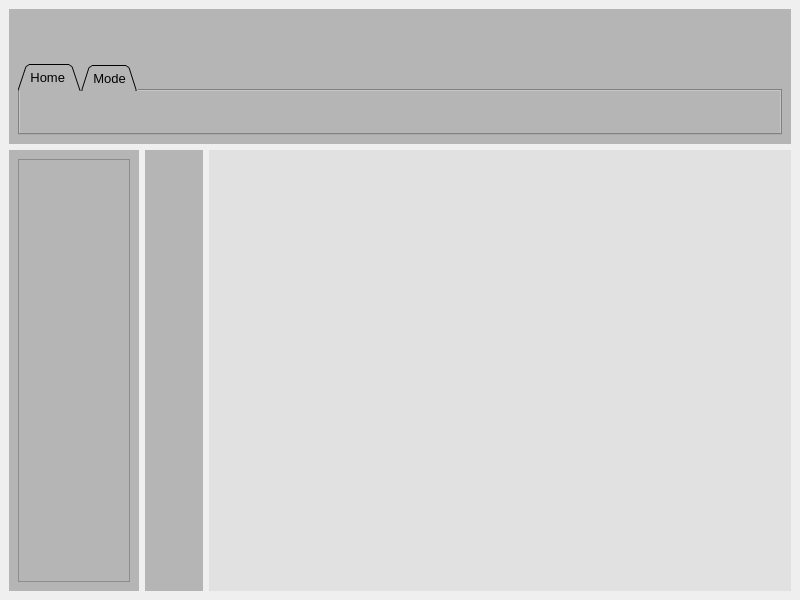
<?xml version="1.0" encoding="UTF-8"?>
<ui version="4.0">
 <class>MainWindow</class>
 <widget class="QMainWindow" name="MainWindow">
  <property name="geometry">
   <rect>
    <x>0</x>
    <y>0</y>
    <width>800</width>
    <height>600</height>
   </rect>
  </property>
  <property name="windowTitle">
   <string>MainWindow</string>
  </property>
  <widget class="QWidget" name="centralwidget">
   <layout class="QVBoxLayout" name="verticalLayout_8">
    <item>
     <layout class="QVBoxLayout" name="verticalLayout_7">
      <item>
       <widget class="QWidget" name="topmenu_container" native="true">
        <property name="sizePolicy">
         <sizepolicy hsizetype="Expanding" vsizetype="Preferred">
          <horstretch>0</horstretch>
          <verstretch>0</verstretch>
         </sizepolicy>
        </property>
        <property name="styleSheet">
         <string notr="true">background-color: rgb(181, 181, 181);</string>
        </property>
        <layout class="QHBoxLayout" name="horizontalLayout_9">
         <item>
          <layout class="QVBoxLayout" name="verticalLayout">
           <item>
            <widget class="QWidget" name="widget_4" native="true">
             <property name="sizePolicy">
              <sizepolicy hsizetype="Expanding" vsizetype="Preferred">
               <horstretch>0</horstretch>
               <verstretch>0</verstretch>
              </sizepolicy>
             </property>
             <layout class="QHBoxLayout" name="horizontalLayout_5">
              <item>
               <layout class="QHBoxLayout" name="horizontalLayout_4">
                <item>
                 <widget class="QPushButton" name="pushButton_2">
                  <property name="text">
                   <string/>
                  </property>
                  <property name="icon">
                   <iconset resource="resources.qrc">
                    <normaloff>:/icons/floppy-disks.png</normaloff>:/icons/floppy-disks.png</iconset>
                  </property>
                  <property name="checkable">
                   <bool>true</bool>
                  </property>
                  <property name="autoExclusive">
                   <bool>true</bool>
                  </property>
                  <property name="flat">
                   <bool>true</bool>
                  </property>
                 </widget>
                </item>
                <item>
                 <widget class="QPushButton" name="pushButton_3">
                  <property name="text">
                   <string/>
                  </property>
                  <property name="icon">
                   <iconset resource="resources.qrc">
                    <normaloff>:/icons/gear.png</normaloff>:/icons/gear.png</iconset>
                  </property>
                  <property name="checkable">
                   <bool>true</bool>
                  </property>
                  <property name="autoExclusive">
                   <bool>true</bool>
                  </property>
                  <property name="flat">
                   <bool>true</bool>
                  </property>
                 </widget>
                </item>
                <item>
                 <spacer name="horizontalSpacer_3">
                  <property name="orientation">
                   <enum>Qt::Horizontal</enum>
                  </property>
                  <property name="sizeHint" stdset="0">
                   <size>
                    <width>898</width>
                    <height>20</height>
                   </size>
                  </property>
                 </spacer>
                </item>
                <item>
                 <widget class="QPushButton" name="pushButton_4">
                  <property name="text">
                   <string/>
                  </property>
                  <property name="icon">
                   <iconset resource="resources.qrc">
                    <normaloff>:/icons/people.png</normaloff>:/icons/people.png</iconset>
                  </property>
                  <property name="checkable">
                   <bool>true</bool>
                  </property>
                  <property name="autoExclusive">
                   <bool>true</bool>
                  </property>
                  <property name="flat">
                   <bool>true</bool>
                  </property>
                 </widget>
                </item>
               </layout>
              </item>
             </layout>
            </widget>
           </item>
           <item>
            <widget class="QTabWidget" name="tabWidget">
             <property name="sizePolicy">
              <sizepolicy hsizetype="Expanding" vsizetype="Preferred">
               <horstretch>0</horstretch>
               <verstretch>0</verstretch>
              </sizepolicy>
             </property>
             <property name="font">
              <font>
               <pointsize>10</pointsize>
              </font>
             </property>
             <property name="autoFillBackground">
              <bool>false</bool>
             </property>
             <property name="tabPosition">
              <enum>QTabWidget::North</enum>
             </property>
             <property name="tabShape">
              <enum>QTabWidget::Triangular</enum>
             </property>
             <property name="currentIndex">
              <number>0</number>
             </property>
             <property name="iconSize">
              <size>
               <width>25</width>
               <height>20</height>
              </size>
             </property>
             <property name="elideMode">
              <enum>Qt::ElideNone</enum>
             </property>
             <property name="usesScrollButtons">
              <bool>true</bool>
             </property>
             <property name="documentMode">
              <bool>false</bool>
             </property>
             <property name="tabsClosable">
              <bool>false</bool>
             </property>
             <property name="movable">
              <bool>false</bool>
             </property>
             <property name="tabBarAutoHide">
              <bool>true</bool>
             </property>
             <widget class="QWidget" name="Home_tab">
              <attribute name="title">
               <string>Home </string>
              </attribute>
              <widget class="QPushButton" name="Home_Button">
               <property name="geometry">
                <rect>
                 <x>10</x>
                 <y>10</y>
                 <width>57</width>
                 <height>58</height>
                </rect>
               </property>
               <property name="text">
                <string/>
               </property>
               <property name="icon">
                <iconset resource="resources.qrc">
                 <normaloff>:/icons/home (1).png</normaloff>:/icons/home (1).png</iconset>
               </property>
               <property name="iconSize">
                <size>
                 <width>45</width>
                 <height>50</height>
                </size>
               </property>
               <property name="checkable">
                <bool>true</bool>
               </property>
               <property name="autoExclusive">
                <bool>true</bool>
               </property>
               <property name="flat">
                <bool>true</bool>
               </property>
              </widget>
              <widget class="QWidget" name="layoutWidget_2">
               <property name="geometry">
                <rect>
                 <x>90</x>
                 <y>10</y>
                 <width>78</width>
                 <height>69</height>
                </rect>
               </property>
               <layout class="QVBoxLayout" name="verticalLayout_9">
                <item>
                 <widget class="QPushButton" name="DB_Button">
                  <property name="text">
                   <string/>
                  </property>
                  <property name="icon">
                   <iconset resource="resources.qrc">
                    <normaloff>:/icons/database.png</normaloff>:/icons/database.png</iconset>
                  </property>
                  <property name="iconSize">
                   <size>
                    <width>40</width>
                    <height>35</height>
                   </size>
                  </property>
                  <property name="checkable">
                   <bool>true</bool>
                  </property>
                  <property name="autoExclusive">
                   <bool>true</bool>
                  </property>
                  <property name="flat">
                   <bool>true</bool>
                  </property>
                 </widget>
                </item>
                <item>
                 <widget class="QComboBox" name="comboBox">
                  <item>
                   <property name="text">
                    <string/>
                   </property>
                  </item>
                  <item>
                   <property name="text">
                    <string>DataBase</string>
                   </property>
                  </item>
                  <item>
                   <property name="text">
                    <string>CSV</string>
                   </property>
                  </item>
                  <item>
                   <property name="text">
                    <string>Excel</string>
                   </property>
                  </item>
                 </widget>
                </item>
               </layout>
              </widget>
             </widget>
             <widget class="QWidget" name="Mode_tab">
              <attribute name="title">
               <string notr="true">Mode</string>
              </attribute>
              <layout class="QVBoxLayout" name="verticalLayout_2">
               <item>
                <layout class="QHBoxLayout" name="horizontalLayout">
                 <item>
                  <widget class="QPushButton" name="table_view_Button">
                   <property name="text">
                    <string/>
                   </property>
                   <property name="icon">
                    <iconset resource="resources.qrc">
                     <normaloff>:/icons/table.png</normaloff>:/icons/table.png</iconset>
                   </property>
                   <property name="iconSize">
                    <size>
                     <width>45</width>
                     <height>50</height>
                    </size>
                   </property>
                   <property name="checkable">
                    <bool>true</bool>
                   </property>
                   <property name="autoExclusive">
                    <bool>true</bool>
                   </property>
                   <property name="flat">
                    <bool>true</bool>
                   </property>
                  </widget>
                 </item>
                 <item>
                  <spacer name="horizontalSpacer">
                   <property name="orientation">
                    <enum>Qt::Horizontal</enum>
                   </property>
                   <property name="sizeHint" stdset="0">
                    <size>
                     <width>938</width>
                     <height>20</height>
                    </size>
                   </property>
                  </spacer>
                 </item>
                </layout>
               </item>
              </layout>
             </widget>
            </widget>
           </item>
          </layout>
         </item>
        </layout>
       </widget>
      </item>
      <item>
       <layout class="QHBoxLayout" name="horizontalLayout_8">
        <item>
         <widget class="QWidget" name="widget_3" native="true">
          <property name="sizePolicy">
           <sizepolicy hsizetype="Preferred" vsizetype="Expanding">
            <horstretch>0</horstretch>
            <verstretch>0</verstretch>
           </sizepolicy>
          </property>
          <property name="styleSheet">
           <string notr="true">background-color: rgb(181, 181, 181);</string>
          </property>
          <layout class="QVBoxLayout" name="verticalLayout_3">
           <item>
            <widget class="QScrollArea" name="scrollArea">
             <property name="sizePolicy">
              <sizepolicy hsizetype="Preferred" vsizetype="Expanding">
               <horstretch>0</horstretch>
               <verstretch>0</verstretch>
              </sizepolicy>
             </property>
             <property name="widgetResizable">
              <bool>true</bool>
             </property>
             <widget class="QWidget" name="scrollAreaWidgetContents">
              <property name="geometry">
               <rect>
                <x>0</x>
                <y>0</y>
                <width>116</width>
                <height>380</height>
               </rect>
              </property>
              <layout class="QHBoxLayout" name="horizontalLayout_6">
               <item>
                <spacer name="verticalSpacer">
                 <property name="orientation">
                  <enum>Qt::Vertical</enum>
                 </property>
                 <property name="sizeHint" stdset="0">
                  <size>
                   <width>20</width>
                   <height>40</height>
                  </size>
                 </property>
                </spacer>
               </item>
               <item>
                <spacer name="horizontalSpacer_4">
                 <property name="orientation">
                  <enum>Qt::Horizontal</enum>
                 </property>
                 <property name="sizeHint" stdset="0">
                  <size>
                   <width>178</width>
                   <height>20</height>
                  </size>
                 </property>
                </spacer>
               </item>
              </layout>
             </widget>
            </widget>
           </item>
          </layout>
         </widget>
        </item>
        <item>
         <widget class="QWidget" name="widget_2" native="true">
          <property name="sizePolicy">
           <sizepolicy hsizetype="Preferred" vsizetype="Expanding">
            <horstretch>0</horstretch>
            <verstretch>0</verstretch>
           </sizepolicy>
          </property>
          <property name="styleSheet">
           <string notr="true">background-color: rgb(181, 181, 181);</string>
          </property>
          <layout class="QVBoxLayout" name="verticalLayout_5">
           <item>
            <layout class="QVBoxLayout" name="verticalLayout_4">
             <item>
              <widget class="QPushButton" name="pushButton">
               <property name="text">
                <string/>
               </property>
               <property name="icon">
                <iconset resource="resources.qrc">
                 <normaloff>:/icons/signoutsmall1.png</normaloff>:/icons/signoutsmall1.png</iconset>
               </property>
               <property name="checkable">
                <bool>true</bool>
               </property>
               <property name="autoExclusive">
                <bool>false</bool>
               </property>
               <property name="flat">
                <bool>true</bool>
               </property>
              </widget>
             </item>
             <item>
              <spacer name="verticalSpacer_2">
               <property name="orientation">
                <enum>Qt::Vertical</enum>
               </property>
               <property name="sizeHint" stdset="0">
                <size>
                 <width>17</width>
                 <height>498</height>
                </size>
               </property>
              </spacer>
             </item>
            </layout>
           </item>
          </layout>
         </widget>
        </item>
        <item>
         <widget class="QWidget" name="widget" native="true">
          <property name="sizePolicy">
           <sizepolicy hsizetype="Expanding" vsizetype="Expanding">
            <horstretch>0</horstretch>
            <verstretch>0</verstretch>
           </sizepolicy>
          </property>
          <property name="styleSheet">
           <string notr="true">background-color: rgb(225, 225, 225);</string>
          </property>
          <layout class="QVBoxLayout" name="verticalLayout_6">
           <item>
            <widget class="QStackedWidget" name="stackedWidget">
             <property name="sizePolicy">
              <sizepolicy hsizetype="Expanding" vsizetype="Expanding">
               <horstretch>0</horstretch>
               <verstretch>0</verstretch>
              </sizepolicy>
             </property>
             <widget class="QWidget" name="Dashboard"/>
             <widget class="QWidget" name="table_view_page">
              <layout class="QHBoxLayout" name="horizontalLayout_7">
               <item>
                <spacer name="horizontalSpacer_5">
                 <property name="orientation">
                  <enum>Qt::Horizontal</enum>
                 </property>
                 <property name="sizeHint" stdset="0">
                  <size>
                   <width>651</width>
                   <height>20</height>
                  </size>
                 </property>
                </spacer>
               </item>
              </layout>
             </widget>
            </widget>
           </item>
          </layout>
         </widget>
        </item>
       </layout>
      </item>
     </layout>
    </item>
   </layout>
  </widget>
 </widget>
 <resources>
  <include location="resources.qrc"/>
 </resources>
 <connections>
  <connection>
   <sender>pushButton</sender>
   <signal>toggled(bool)</signal>
   <receiver>widget_3</receiver>
   <slot>setVisible(bool)</slot>
   <hints>
    <hint type="sourcelabel">
     <x>186</x>
     <y>199</y>
    </hint>
    <hint type="destinationlabel">
     <x>144</x>
     <y>196</y>
    </hint>
   </hints>
  </connection>
 </connections>
</ui>
